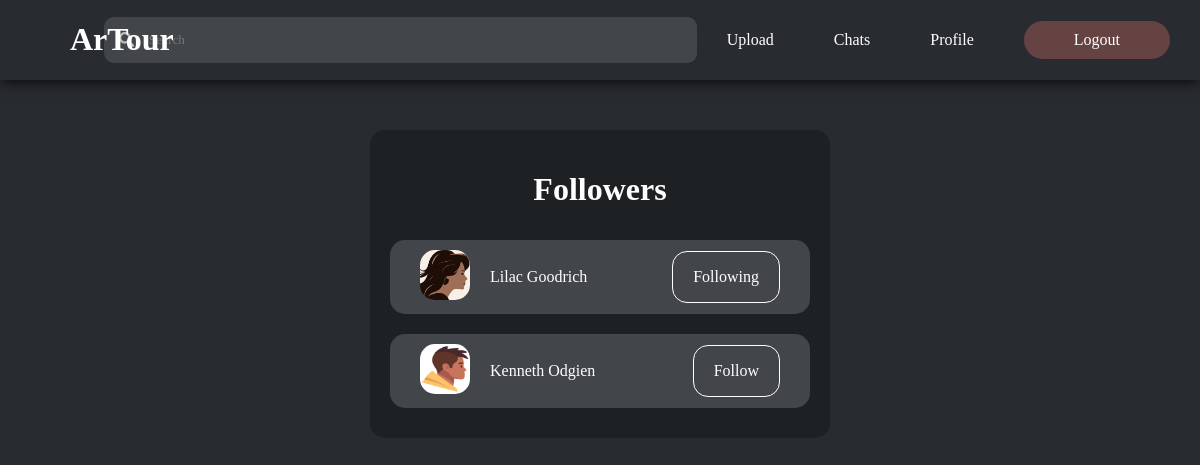
The page /html/follower.php (signed in) on the database its author committed.
### tables this page shows
CREATE TABLE `users` (
  `profileId` int(11) NOT NULL,
  `profileType` int(11) NOT NULL,
  `profileName` varchar(255) NOT NULL,
  `profilePassword` varchar(255) NOT NULL,
  `profileDescription` varchar(255) NOT NULL,
  `profileAddress` varchar(255) NOT NULL,
  `profileEmail` varchar(255) NOT NULL,
  `profileNumber` varchar(11) NOT NULL,
  `profileFacebook` varchar(255) NOT NULL,
  `profileInstagram` varchar(255) NOT NULL,
  `profileX` varchar(255) NOT NULL,
  `profilePicture` varchar(255) NOT NULL,
  `dateCreated` date NOT NULL,
  `resetToken` varchar(64) DEFAULT NULL,
  `resetTokenExpire` datetime DEFAULT NULL
);

### html/follower.php (the view, shortened to what this page needs)
<!DOCTYPE html>
<html lang="en">
<head>
    <link rel="stylesheet" href="../css/follower.css">
</head>
<body>
    <?php
        $DBHost = "localhost";
        $DBUser = "root";
        $DBPass = "";
        $DBName = "artourdb";
        $conn = mysqli_connect($DBHost, $DBUser, $DBPass, $DBName);
        $getFollowers = "SELECT * FROM users
        INNER JOIN follow
        ON follow.followerId=users.profileId
        WHERE followStatus=1 AND followedId='".$_SESSION['userId']."'";
        $followingResult = mysqli_query($conn, $getFollowers);
    ?>
    <header>
        <div class="mainheader">
            <div class="logo">
                <h1><a href="home.php"> ArTour </a></h1>
            </div>
            <div class="search">
                <img src="../images/searchicon.png" alt="">
                <input type="search" id="search" name="search" placeholder="Search">
            </div>
            <div class="navigation">
                <nav class="sections">
                    <a href="uploadimage.php"> Upload </a>
                    <a href="chats.php"> Chats </a>
                    <a href="profile.php"> Profile </a>
                    <a class="button" href="logout.php"> Logout </a>
                </nav>
            </div>
        </div>
    </header>
    <main>
        <div class="container">
            <h1> Followers </h1>
            <?php
                $following = mysqli_num_rows($followingResult);
                if($following>0){
                    while ($followed = mysqli_fetch_assoc($followingResult)){
                        $getFollowStatus = "SELECT * FROM follow WHERE followerId='".$_SESSION['userId']."' AND followedId='".$followed['profileId']."'";
                        $followStatusResult = mysqli_query($conn, $getFollowStatus);
                        $followbackStatus = mysqli_num_rows($followStatusResult);
                        echo "
                        <div class='profile'>
                            <div class='details'>
                                <a class='viewprofile' href='viewprofile.php?profile=".$followed['profileId']."'><img src='../profiles/".$followed['profilePicture']."' alt=''></a>
                                <p> <a class='viewprofile' href='viewprofile.php?profile=".$followed['profileId']."'> ".$followed['profileName']." </a> </p>
                            </div>
                            <div class='followStatus'>";
                            if ($followbackStatus===1) {
                                echo"
                                    <a class='followOn' href='removeFollowStatus.php?followId=".$followed['profileId']."'>
                                        <p> Following </p>
                                    </a>
                                </div>
                        </div>
                                ";
                            }
                            else {
                                echo"
                                    <a class='followOff' href='addFollowStatus.php?followId=".$followed['profileId']."'>
                                        <p> Follow </p>
                                    </a>
                                </div>
                        </div>";
                            }
                    }
                }
            ?>
        </div>
    </main>
</body>
</html>

### css/follower.css (style rules this page uses)
body { background-color: #282b30; background-size: cover; font-family: 'Century Gothic'; padding: 0; margin: 0; }
header { background-color: #282b30; display: flex; flex-direction: column; box-shadow: 0 0 15px black; width: 100%; position:sticky; top: 0; z-index: 99; }
.mainheader { display: flex; justify-content: space-between; align-items: center; }
.logo h1 { position:relative; left: 70px; }
.logo h1 a { text-decoration: none; color: white; }
.search { display: flex; align-items: center; flex-direction: row; background: #424549; border-radius: 10px; width: 55%; padding-left: 15px; }
.search img { width: 15px; height: 15px; }
.search input { background: #424549; padding: 15px; width: 100%; border: none; outline: none; box-sizing: border-box; font-family: "Century Gothic"; color: white; border-radius: 10px; }
.navigation { display: flex; flex-direction: row; }
nav { display: flex; align-items: center; }
main { display: flex; justify-content: center; }
.container { display: flex; flex-direction: column; align-items: center; margin-top: 50px; background-color: #1e2124; color: white; width: 35%; border-radius: 15px; padding: 20px; }
.profile { display: flex; flex-direction: row; align-items: center; justify-content: space-between; width: 100%; background-color: #424549; margin: 10px 0 10px 0; border-radius: 15px; }
.details, .followStatus { display: flex; flex-direction: row; align-items: center; margin: 10px 30px 10px 30px; }
.details img { width: 50px; height: 50px; border-radius: 15px; }
.details a { text-decoration: none; color: white; }
.details p a.viewprofile { margin-left: 20px; }

### rows shown on the page
users: profilePicture (picture), profileName "Lilac Goodrich"
users: profilePicture (picture), profileName "Kenneth Odgien"
